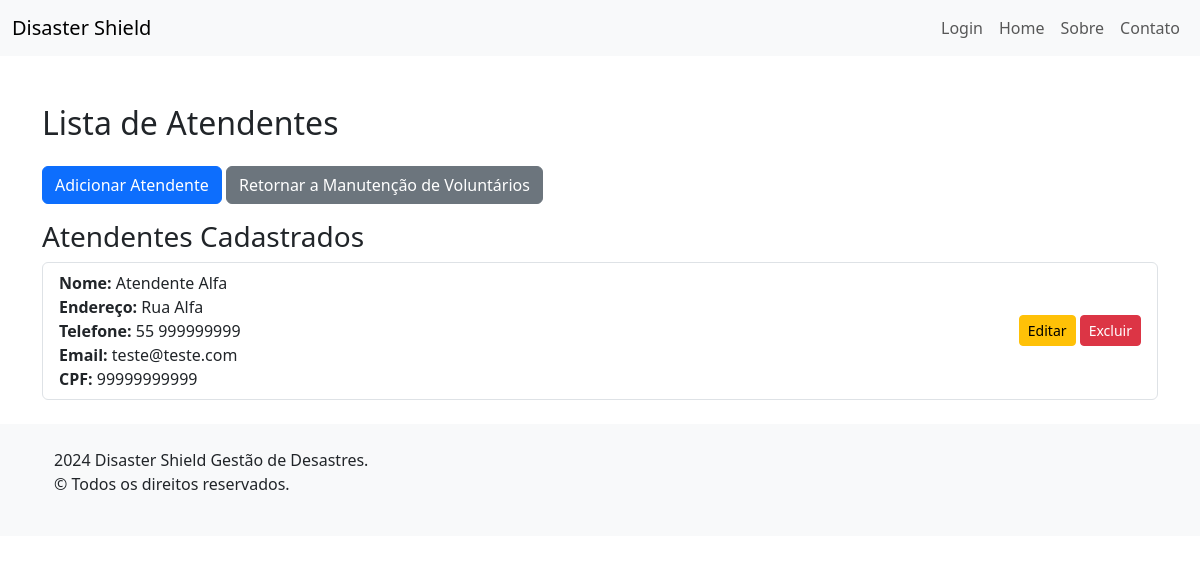
Before: /voluntarios/atendentes/ with the older database file.
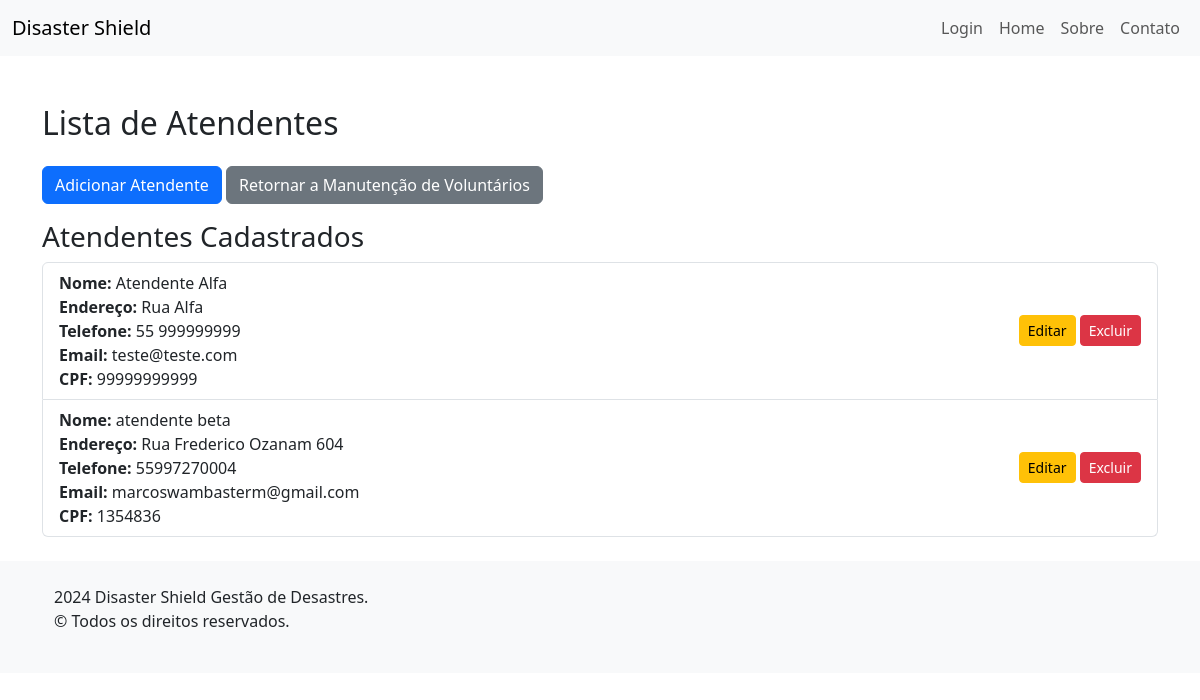
After: the same page with the newer database file.
### voluntarios/models.py (models this page shows, shortened)
class Voluntario(models.Model):
    nome = models.CharField(max_length=100)
    endereco = models.CharField(max_length=200)
    telefone = models.CharField(max_length=15)
    email = models.EmailField()
    class Meta:
        abstract = True

class Atendente(Voluntario):
    cpf = models.CharField(max_length=11)

### voluntarios/views.py (the view)
# urls.py: path('atendentes/', views.ListaAtendentesView.as_view(), name='lista_atendentes'),
class ListaAtendentesView(ListView):
    model = Atendente
    template_name = 'lista_atendentes.html'
    context_object_name = 'atendentes'

### voluntarios/templates/lista_atendentes.html (shortened to what this page needs)
{% extends "base.html" %}
{% block content %}
<div class="container mt-5">
    <h2 class="my-4">Lista de Atendentes</h2>
    <a href="{% url 'adicionar_atendente' %}" class="btn btn-primary mb-3">Adicionar Atendente</a>
    <a href="{% url 'lista_voluntarios' %}" class="btn btn-secondary mb-3">Retornar a Manutenção de Voluntários</a>
    {% if atendentes %}
        <h3>Atendentes Cadastrados</h3>
        <ul class="list-group mb-4">
            {% for atendente in atendentes %}
                <li class="list-group-item d-flex justify-content-between align-items-center">
                    <div>
                        <strong>Nome:</strong> {{ atendente.nome }}<br>
                        <strong>Endereço:</strong> {{ atendente.endereco }}<br>
                        <strong>Telefone:</strong> {{ atendente.telefone }}<br>
                        <strong>Email:</strong> {{ atendente.email }}<br>
                        <strong>CPF:</strong> {{ atendente.cpf }}
                    </div>
                    <div>
                        <a href="{% url 'editar_atendente' atendente.pk %}" class="btn btn-warning btn-sm">Editar</a>
                        <a href="{% url 'excluir_atendente' atendente.pk %}" class="btn btn-danger btn-sm">Excluir</a>
                    </div>
                </li>
            {% endfor %}
        </ul>
    {% else %}
        <div class="alert alert-info" role="alert">
            Não há atendentes cadastrados no sistema.
        </div>
    {% endif %}
</div>
{% endblock %}

Changed rows visible on the page:
added Atendente: nome "atendente beta", endereco "Rua Frederico Ozanam 604", telefone "55997270004", email "marcoswambasterm@gmail.com", cpf "1354836"
